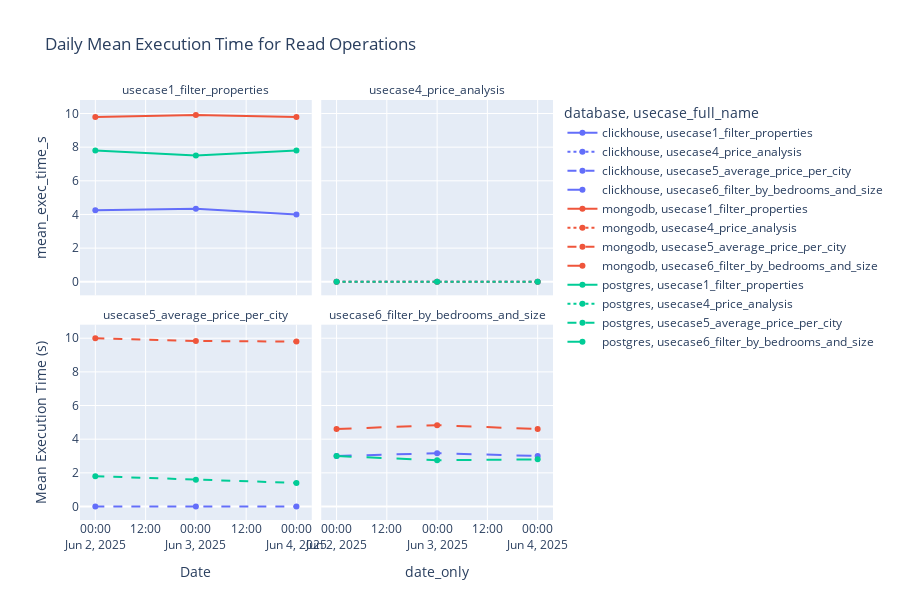
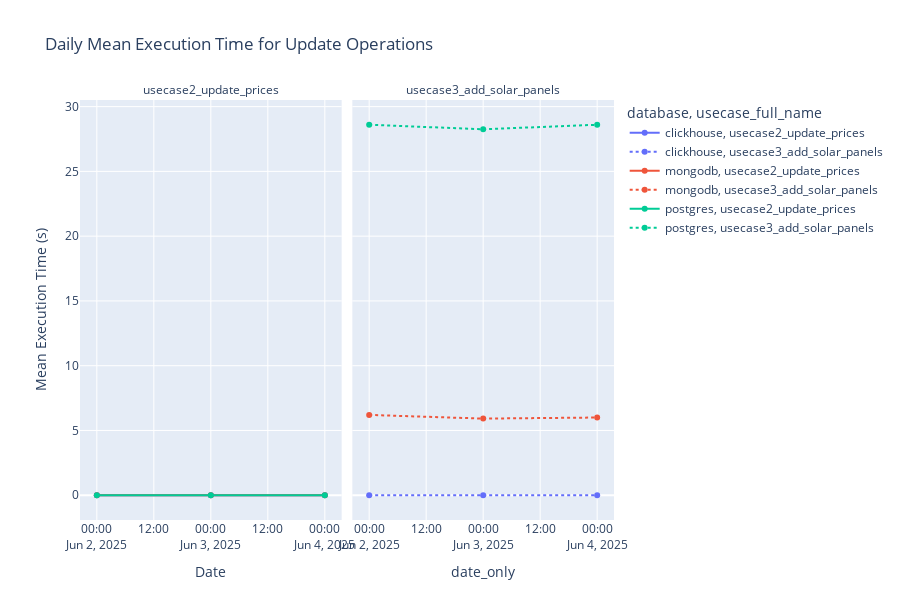
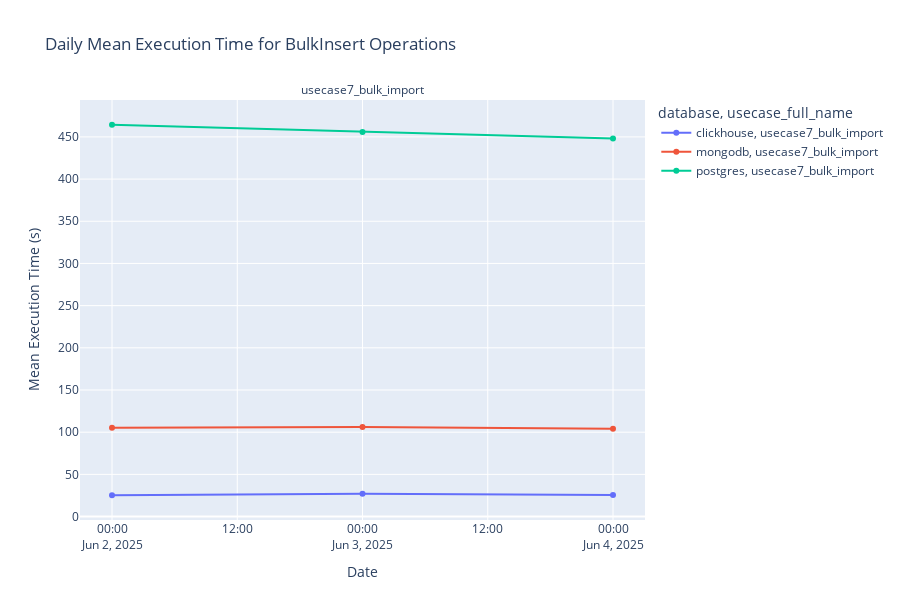

Notebook cell for these charts, in order:
### Markdown cell above
### Plot3: Line‐Plot Over Time: How Execution Time Evolves per Operation Type

### Code cell
records = []
for run in case_db_run_instances:
    records.append({
        "database": run.database,
        "timestamp": run.timestamp,
        "usecase_id": run.usecase,                     #
        "usecase_full_name": run.usecase_full_name,    
        "execution_time_s": run.execution_time
    })
df = pd.DataFrame(records)
df = df.sort_values("timestamp").reset_index(drop=True)

# Extract a "date only" column so we can aggregate per day
df["date_only"] = df["timestamp"].dt.date

# Group usecases into operation types 
# Read operations:     usecases 1, 4, 5, 6
# Update operations:   usecases 2, 3
# Bulk Insert:         usecase 7
operation_map = {
    "Read":       [1, 4, 5, 6],
    "Update":     [2, 3],
    "BulkInsert": [7]
}

def categorize_usecase(uid: int) -> str:
    for category, ids in operation_map.items():
        if uid in ids:
            return category
    return "Other"

df["operation_type"] = df["usecase_id"].apply(categorize_usecase)

#Produce one line‐plot per operation type 
for op_type in ["Read", "Update", "BulkInsert"]:
    df_op = df[df["operation_type"] == op_type]
    if df_op.empty:
        print(f"[!] No data for operation type = {op_type}")
        continue

    # Compute daily mean execution_time, grouped by date, database, and full usecase name
    grouped = (
        df_op
        .groupby(["date_only", "database", "usecase_full_name"])
        .execution_time_s
        .mean()
        .reset_index(name="mean_exec_time_s")
    )

    # Create a faceted line‐plot: one facet per usecase_full_name (within this category)
    fig = px.line(
        grouped,
        x="date_only",
        y="mean_exec_time_s",
        color="database",
        line_dash="usecase_full_name",
        markers=True,
        facet_col="usecase_full_name",
        facet_col_wrap=2,
        title=f"Daily Mean Execution Time for {op_type} Operations"
    )

    # Tidy up axis labels and facet titles
    fig.update_layout(
        xaxis_title="Date",
        yaxis_title="Mean Execution Time (s)",
        showlegend=True,
        height=600
    )
    # Shorten facet annotation to show only the usecase_full_name itself:
    fig.for_each_annotation(lambda a: a.update(text=a.text.split("=")[-1]))
    fig.show()

### Figure 1 — Plotly figure (JSON) as saved in the notebook; plotly's stock layout.template omitted (floating-point values rounded to 4 significant figures)
{"data": [{"hovertemplate": "database=clickhouse<br>usecase_full_name=usecase1_filter_properties<br>date_only=%{x}<br>mean_exec_time_s=%{y}<extra></extra>", "legendgroup": "clickhouse, usecase1_filter_properties", "line": {"color": "#636efa", "dash": "solid"}, "marker": {"symbol": "circle"}, "mode": "lines+markers", "name": "clickhouse, usecase1_filter_properties", "orientation": "v", "showlegend": true, "type": "scatter", "x": ["2025-06-02", "2025-06-03", "2025-06-04"], "xaxis": "x3", "y": [4.25, 4.333, 4], "yaxis": "y3"}, {"hovertemplate": "database=clickhouse<br>usecase_full_name=usecase4_price_analysis<br>date_only=%{x}<br>mean_exec_time_s=%{y}<extra></extra>", "legendgroup": "clickhouse, usecase4_price_analysis", "line": {"color": "#636efa", "dash": "dot"}, "marker": {"symbol": "circle"}, "mode": "lines+markers", "name": "clickhouse, usecase4_price_analysis", "orientation": "v", "showlegend": true, "type": "scatter", "x": ["2025-06-02", "2025-06-03", "2025-06-04"], "xaxis": "x4", "y": [0, 0, 0], "yaxis": "y4"}, {"hovertemplate": "database=clickhouse<br>usecase_full_name=usecase5_average_price_per_city<br>date_only=%{x}<br>mean_exec_time_s=%{y}<extra></extra>", "legendgroup": "clickhouse, usecase5_average_price_per_city", "line": {"color": "#636efa", "dash": "dash"}, "marker": {"symbol": "circle"}, "mode": "lines+markers", "name": "clickhouse, usecase5_average_price_per_city", "orientation": "v", "showlegend": true, "type": "scatter", "x": ["2025-06-02", "2025-06-03", "2025-06-04"], "xaxis": "x", "y": [0, 0, 0], "yaxis": "y"}, {"hovertemplate": "database=clickhouse<br>usecase_full_name=usecase6_filter_by_bedrooms_and_size<br>date_only=%{x}<br>mean_exec_time_s=%{y}<extra></extra>", "legendgroup": "clickhouse, usecase6_filter_by_bedrooms_and_size", "line": {"color": "#636efa", "dash": "longdash"}, "marker": {"symbol": "circle"}, "mode": "lines+markers", "name": "clickhouse, usecase6_filter_by_bedrooms_and_size", "orientation": "v", "showlegend": true, "type": "scatter", "x": ["2025-06-02", "2025-06-03", "2025-06-04"], "xaxis": "x2", "y": [3, 3.167, 3], "yaxis": "y2"}, {"hovertemplate": "database=mongodb<br>usecase_full_name=usecase1_filter_properties<br>date_only=%{x}<br>mean_exec_time_s=%{y}<extra></extra>", "legendgroup": "mongodb, usecase1_filter_properties", "line": {"color": "#EF553B", "dash": "solid"}, "marker": {"symbol": "circle"}, "mode": "lines+markers", "name": "mongodb, usecase1_filter_properties", "orientation": "v", "showlegend": true, "type": "scatter", "x": ["2025-06-02", "2025-06-03", "2025-06-04"], "xaxis": "x3", "y": [9.8, 9.917, 9.8], "yaxis": "y3"}, {"hovertemplate": "database=mongodb<br>usecase_full_name=usecase4_price_analysis<br>date_only=%{x}<br>mean_exec_time_s=%{y}<extra></extra>", "legendgroup": "mongodb, usecase4_price_analysis", "line": {"color": "#EF553B", "dash": "dot"}, "marker": {"symbol": "circle"}, "mode": "lines+markers", "name": "mongodb, usecase4_price_analysis", "orientation": "v", "showlegend": true, "type": "scatter", "x": ["2025-06-02", "2025-06-03", "2025-06-04"], "xaxis": "x4", "y": [0, 0, 0], "yaxis": "y4"}, {"hovertemplate": "database=mongodb<br>usecase_full_name=usecase5_average_price_per_city<br>date_only=%{x}<br>mean_exec_time_s=%{y}<extra></extra>", "legendgroup": "mongodb, usecase5_average_price_per_city", "line": {"color": "#EF553B", "dash": "dash"}, "marker": {"symbol": "circle"}, "mode": "lines+markers", "name": "mongodb, usecase5_average_price_per_city", "orientation": "v", "showlegend": true, "type": "scatter", "x": ["2025-06-02", "2025-06-03", "2025-06-04"], "xaxis": "x", "y": [10, 9.833, 9.8], "yaxis": "y"}, {"hovertemplate": "database=mongodb<br>usecase_full_name=usecase6_filter_by_bedrooms_and_size<br>date_only=%{x}<br>mean_exec_time_s=%{y}<extra></extra>", "legendgroup": "mongodb, usecase6_filter_by_bedrooms_and_size", "line": {"color": "#EF553B", "dash": "longdash"}, "marker": {"symbol": "circle"}, "mode": "lines+markers", "name": "mongodb, usecase6_filter_by_bedrooms_and_size", "orientation": "v", "showlegend": true, "type": "scatter", "x": ["2025-06-02", "2025-06-03", "2025-06-04"], "xaxis": "x2", "y": [4.6, 4.833, 4.6], "yaxis": "y2"}, {"hovertemplate": "database=postgres<br>usecase_full_name=usecase1_filter_properties<br>date_only=%{x}<br>mean_exec_time_s=%{y}<extra></extra>", "legendgroup": "postgres, usecase1_filter_properties", "line": {"color": "#00cc96", "dash": "solid"}, "marker": {"symbol": "circle"}, "mode": "lines+markers", "name": "postgres, usecase1_filter_properties", "orientation": "v", "showlegend": true, "type": "scatter", "x": ["2025-06-02", "2025-06-03", "2025-06-04"], "xaxis": "x3", "y": [7.8, 7.5, 7.8], "yaxis": "y3"}, {"hovertemplate": "database=postgres<br>usecase_full_name=usecase4_price_analysis<br>date_only=%{x}<br>mean_exec_time_s=%{y}<extra></extra>", "legendgroup": "postgres, usecase4_price_analysis", "line": {"color": "#00cc96", "dash": "dot"}, "marker": {"symbol": "circle"}, "mode": "lines+markers", "name": "postgres, usecase4_price_analysis", "orientation": "v", "showlegend": true, "type": "scatter", "x": ["2025-06-02", "2025-06-03", "2025-06-04"], "xaxis": "x4", "y": [0, 0, 0], "yaxis": "y4"}, {"hovertemplate": "database=postgres<br>usecase_full_name=usecase5_average_price_per_city<br>date_only=%{x}<br>mean_exec_time_s=%{y}<extra></extra>", "legendgroup": "postgres, usecase5_average_price_per_city", "line": {"color": "#00cc96", "dash": "dash"}, "marker": {"symbol": "circle"}, "mode": "lines+markers", "name": "postgres, usecase5_average_price_per_city", "orientation": "v", "showlegend": true, "type": "scatter", "x": ["2025-06-02", "2025-06-03", "2025-06-04"], "xaxis": "x", "y": [1.8, 1.583, 1.4], "yaxis": "y"}, {"hovertemplate": "database=postgres<br>usecase_full_name=usecase6_filter_by_bedrooms_and_size<br>date_only=%{x}<br>mean_exec_time_s=%{y}<extra></extra>", "legendgroup": "postgres, usecase6_filter_by_bedrooms_and_size", "line": {"color": "#00cc96", "dash": "longdash"}, "marker": {"symbol": "circle"}, "mode": "lines+markers", "name": "postgres, usecase6_filter_by_bedrooms_and_size", "orientation": "v", "showlegend": true, "type": "scatter", "x": ["2025-06-02", "2025-06-03", "2025-06-04"], "xaxis": "x2", "y": [3, 2.75, 2.8], "yaxis": "y2"}], "layout": {"annotations": [{"font": {}, "showarrow": false, "text": "usecase5_average_price_per_city", "x": 0.245, "xanchor": "center", "xref": "paper", "y": 0.465, "yanchor": "bottom", "yref": "paper"}, {"font": {}, "showarrow": false, "text": "usecase6_filter_by_bedrooms_and_size", "x": 0.755, "xanchor": "center", "xref": "paper", "y": 0.465, "yanchor": "bottom", "yref": "paper"}, {"font": {}, "showarrow": false, "text": "usecase1_filter_properties", "x": 0.245, "xanchor": "center", "xref": "paper", "y": 1.0, "yanchor": "bottom", "yref": "paper"}, {"font": {}, "showarrow": false, "text": "usecase4_price_analysis", "x": 0.755, "xanchor": "center", "xref": "paper", "y": 1.0, "yanchor": "bottom", "yref": "paper"}], "height": 600, "legend": {"title": {"text": "database, usecase_full_name"}, "tracegroupgap": 0}, "showlegend": true, "title": {"text": "Daily Mean Execution Time for Read Operations"}, "xaxis": {"anchor": "y", "domain": [0, 0.49], "title": {"text": "Date"}}, "xaxis2": {"anchor": "y2", "domain": [0.51, 1], "matches": "x", "title": {"text": "date_only"}}, "xaxis3": {"anchor": "y3", "domain": [0, 0.49], "matches": "x", "showticklabels": false}, "xaxis4": {"anchor": "y4", "domain": [0.51, 1], "matches": "x", "showticklabels": false}, "yaxis": {"anchor": "x", "domain": [0, 0.465], "title": {"text": "Mean Execution Time (s)"}}, "yaxis2": {"anchor": "x2", "domain": [0, 0.465], "matches": "y", "showticklabels": false}, "yaxis3": {"anchor": "x3", "domain": [0.535, 1.0], "matches": "y", "title": {"text": "mean_exec_time_s"}}, "yaxis4": {"anchor": "x4", "domain": [0.535, 1.0], "matches": "y", "showticklabels": false}}}

### Figure 2 — Plotly figure (JSON) as saved in the notebook; plotly's stock layout.template omitted (floating-point values rounded to 4 significant figures)
{"data": [{"hovertemplate": "database=clickhouse<br>usecase_full_name=usecase2_update_prices<br>date_only=%{x}<br>mean_exec_time_s=%{y}<extra></extra>", "legendgroup": "clickhouse, usecase2_update_prices", "line": {"color": "#636efa", "dash": "solid"}, "marker": {"symbol": "circle"}, "mode": "lines+markers", "name": "clickhouse, usecase2_update_prices", "orientation": "v", "showlegend": true, "type": "scatter", "x": ["2025-06-02", "2025-06-03", "2025-06-04"], "xaxis": "x", "y": [0, 0, 0], "yaxis": "y"}, {"hovertemplate": "database=clickhouse<br>usecase_full_name=usecase3_add_solar_panels<br>date_only=%{x}<br>mean_exec_time_s=%{y}<extra></extra>", "legendgroup": "clickhouse, usecase3_add_solar_panels", "line": {"color": "#636efa", "dash": "dot"}, "marker": {"symbol": "circle"}, "mode": "lines+markers", "name": "clickhouse, usecase3_add_solar_panels", "orientation": "v", "showlegend": true, "type": "scatter", "x": ["2025-06-02", "2025-06-03", "2025-06-04"], "xaxis": "x2", "y": [0, 0, 0], "yaxis": "y2"}, {"hovertemplate": "database=mongodb<br>usecase_full_name=usecase2_update_prices<br>date_only=%{x}<br>mean_exec_time_s=%{y}<extra></extra>", "legendgroup": "mongodb, usecase2_update_prices", "line": {"color": "#EF553B", "dash": "solid"}, "marker": {"symbol": "circle"}, "mode": "lines+markers", "name": "mongodb, usecase2_update_prices", "orientation": "v", "showlegend": true, "type": "scatter", "x": ["2025-06-02", "2025-06-03", "2025-06-04"], "xaxis": "x", "y": [0, 0, 0], "yaxis": "y"}, {"hovertemplate": "database=mongodb<br>usecase_full_name=usecase3_add_solar_panels<br>date_only=%{x}<br>mean_exec_time_s=%{y}<extra></extra>", "legendgroup": "mongodb, usecase3_add_solar_panels", "line": {"color": "#EF553B", "dash": "dot"}, "marker": {"symbol": "circle"}, "mode": "lines+markers", "name": "mongodb, usecase3_add_solar_panels", "orientation": "v", "showlegend": true, "type": "scatter", "x": ["2025-06-02", "2025-06-03", "2025-06-04"], "xaxis": "x2", "y": [6.2, 5.917, 6], "yaxis": "y2"}, {"hovertemplate": "database=postgres<br>usecase_full_name=usecase2_update_prices<br>date_only=%{x}<br>mean_exec_time_s=%{y}<extra></extra>", "legendgroup": "postgres, usecase2_update_prices", "line": {"color": "#00cc96", "dash": "solid"}, "marker": {"symbol": "circle"}, "mode": "lines+markers", "name": "postgres, usecase2_update_prices", "orientation": "v", "showlegend": true, "type": "scatter", "x": ["2025-06-02", "2025-06-03", "2025-06-04"], "xaxis": "x", "y": [0, 0, 0], "yaxis": "y"}, {"hovertemplate": "database=postgres<br>usecase_full_name=usecase3_add_solar_panels<br>date_only=%{x}<br>mean_exec_time_s=%{y}<extra></extra>", "legendgroup": "postgres, usecase3_add_solar_panels", "line": {"color": "#00cc96", "dash": "dot"}, "marker": {"symbol": "circle"}, "mode": "lines+markers", "name": "postgres, usecase3_add_solar_panels", "orientation": "v", "showlegend": true, "type": "scatter", "x": ["2025-06-02", "2025-06-03", "2025-06-04"], "xaxis": "x2", "y": [28.6, 28.25, 28.6], "yaxis": "y2"}], "layout": {"annotations": [{"font": {}, "showarrow": false, "text": "usecase2_update_prices", "x": 0.245, "xanchor": "center", "xref": "paper", "y": 1, "yanchor": "bottom", "yref": "paper"}, {"font": {}, "showarrow": false, "text": "usecase3_add_solar_panels", "x": 0.755, "xanchor": "center", "xref": "paper", "y": 1, "yanchor": "bottom", "yref": "paper"}], "height": 600, "legend": {"title": {"text": "database, usecase_full_name"}, "tracegroupgap": 0}, "showlegend": true, "title": {"text": "Daily Mean Execution Time for Update Operations"}, "xaxis": {"anchor": "y", "domain": [0, 0.49], "title": {"text": "Date"}}, "xaxis2": {"anchor": "y2", "domain": [0.51, 1], "matches": "x", "title": {"text": "date_only"}}, "yaxis": {"anchor": "x", "domain": [0, 1], "title": {"text": "Mean Execution Time (s)"}}, "yaxis2": {"anchor": "x2", "domain": [0, 1], "matches": "y", "showticklabels": false}}}

### Figure 3 — Plotly figure (JSON) as saved in the notebook; plotly's stock layout.template omitted (floating-point values rounded to 4 significant figures)
{"data": [{"hovertemplate": "database=clickhouse<br>usecase_full_name=usecase7_bulk_import<br>date_only=%{x}<br>mean_exec_time_s=%{y}<extra></extra>", "legendgroup": "clickhouse, usecase7_bulk_import", "line": {"color": "#636efa", "dash": "solid"}, "marker": {"symbol": "circle"}, "mode": "lines+markers", "name": "clickhouse, usecase7_bulk_import", "orientation": "v", "showlegend": true, "type": "scatter", "x": ["2025-06-02", "2025-06-03", "2025-06-04"], "xaxis": "x", "y": [25.25, 26.92, 25.4], "yaxis": "y"}, {"hovertemplate": "database=mongodb<br>usecase_full_name=usecase7_bulk_import<br>date_only=%{x}<br>mean_exec_time_s=%{y}<extra></extra>", "legendgroup": "mongodb, usecase7_bulk_import", "line": {"color": "#EF553B", "dash": "solid"}, "marker": {"symbol": "circle"}, "mode": "lines+markers", "name": "mongodb, usecase7_bulk_import", "orientation": "v", "showlegend": true, "type": "scatter", "x": ["2025-06-02", "2025-06-03", "2025-06-04"], "xaxis": "x", "y": [105.2, 106.2, 104], "yaxis": "y"}, {"hovertemplate": "database=postgres<br>usecase_full_name=usecase7_bulk_import<br>date_only=%{x}<br>mean_exec_time_s=%{y}<extra></extra>", "legendgroup": "postgres, usecase7_bulk_import", "line": {"color": "#00cc96", "dash": "solid"}, "marker": {"symbol": "circle"}, "mode": "lines+markers", "name": "postgres, usecase7_bulk_import", "orientation": "v", "showlegend": true, "type": "scatter", "x": ["2025-06-02", "2025-06-03", "2025-06-04"], "xaxis": "x", "y": [464.4, 455.9, 448.2], "yaxis": "y"}], "layout": {"annotations": [{"font": {}, "showarrow": false, "text": "usecase7_bulk_import", "x": 0.5, "xanchor": "center", "xref": "paper", "y": 1, "yanchor": "bottom", "yref": "paper"}], "height": 600, "legend": {"title": {"text": "database, usecase_full_name"}, "tracegroupgap": 0}, "showlegend": true, "title": {"text": "Daily Mean Execution Time for BulkInsert Operations"}, "xaxis": {"anchor": "y", "domain": [0, 1], "title": {"text": "Date"}}, "yaxis": {"anchor": "x", "domain": [0, 1], "title": {"text": "Mean Execution Time (s)"}}}}
